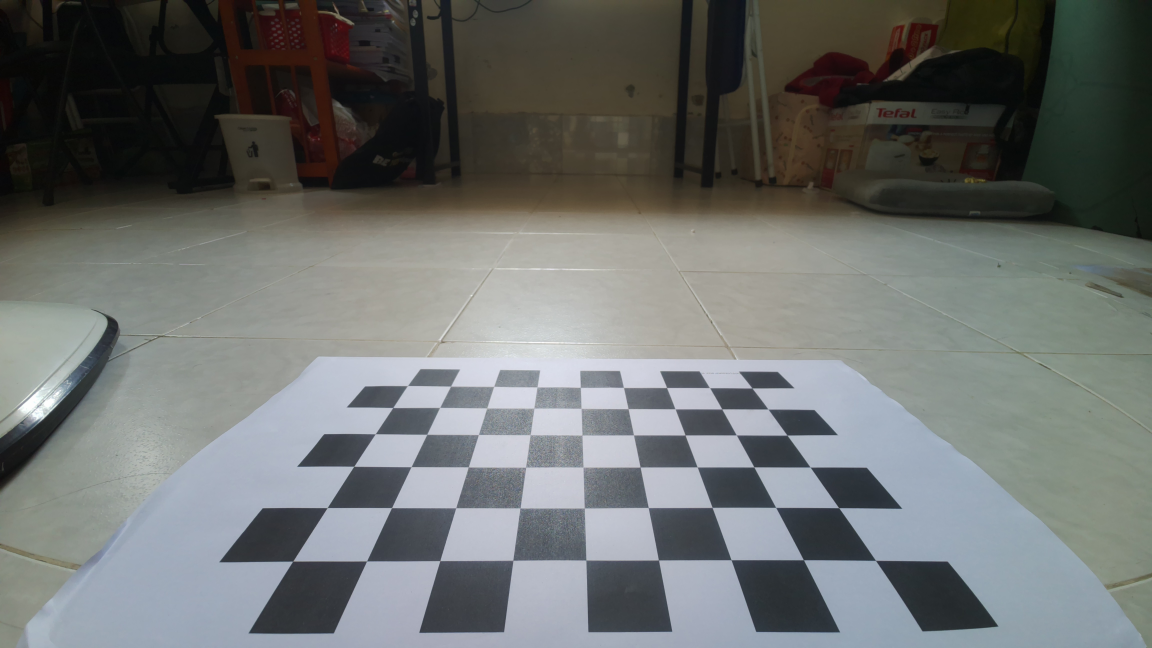
#> input picture scripts/camera_calibration/bev_ref.jpg, 4608 x 2592 px (shown at 1/4 size)
$ python pick_points.py
#> lines starting #> are read from the running program, lines starting #| are printed output that depends on the picture
### scripts/camera_calibration/calibrate.py
import cv2
import numpy as np
import glob
import os

# --- GLOBAL SETTINGS ---
# Số lượng ĐIỂM GIAO CẮT bên trong bàn cờ (Ngang, Dọc)
CHESSBOARD_CORNERS = (9, 6)

# Kích thước thực tế của 1 ô vuông (đơn vị: mét). 3cm = 0.03m
SQUARE_SIZE = 0.03

class PerceptionModule:
    def __init__(self, camera_matrix_file='camera_calib.npz'):
        self.camera_matrix = None
        self.dist_coeffs = None
        self.calib_file = camera_matrix_file

        if os.path.exists(self.calib_file):
            self.load_calibration()

    # [78 lines left out: function calibrate_camera, not called in this run]

    def load_calibration(self):
        """Tải thông số calib từ file."""
        with np.load(self.calib_file) as data:
#> (reads scripts/camera_calibration/camera_calib.npz from the repository)
#> further down, img is the input picture: shape (2592, 4608, 3); mean B, G, R 109, 110.7, 107.7
            self.camera_matrix = data['mtx']
            self.dist_coeffs = data['dist']
        print(f"[INFO] Đã tải thông số Camera Calibration từ {self.calib_file}.")

    def undistort_frame(self, frame):
        """Nắn thẳng ảnh dựa trên ma trận (Tự động thích ứng mọi độ phân giải)."""
        if self.camera_matrix is None or self.dist_coeffs is None:
            return frame

        h, w = frame.shape[:2]
#> h = 2592; w = 4608
        new_camera_mtx, roi = cv2.getOptimalNewCameraMatrix(self.camera_matrix, self.dist_coeffs, (w,h), 1, (w,h))
#> roi = (640, 77, 3845, 2448)

        # Nắn thẳng
        undistorted_img = cv2.undistort(frame, self.camera_matrix, self.dist_coeffs, None, new_camera_mtx)
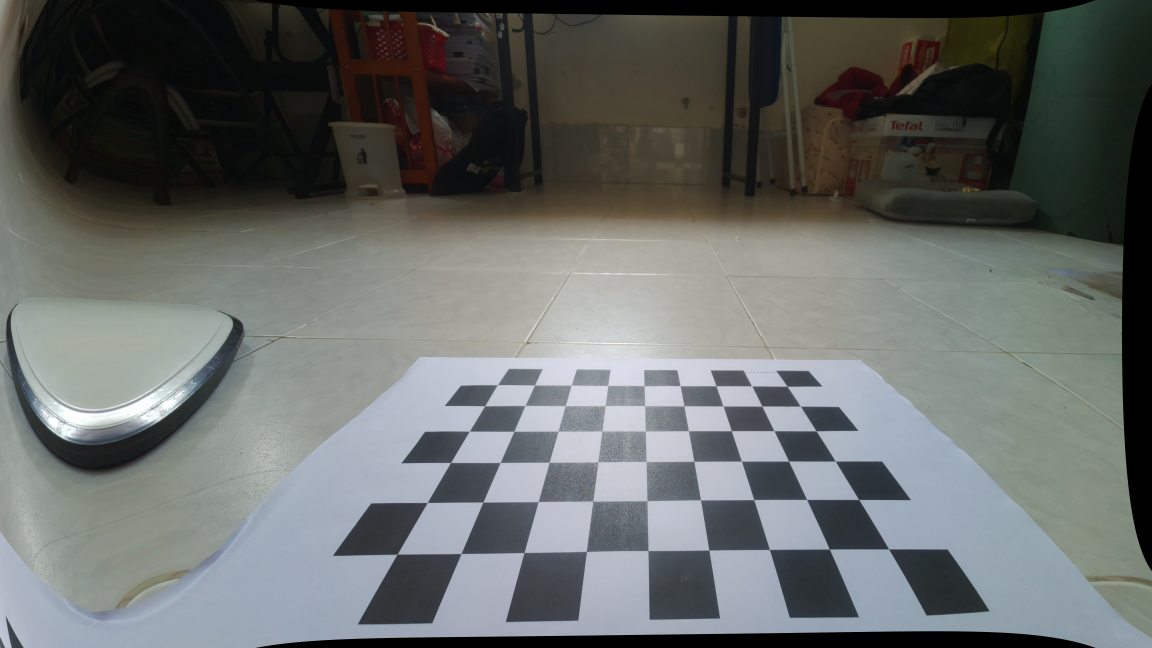
#> undistorted_img: shape (2592, 4608, 3) (shown at 1/4 size); mean B, G, R 103.3, 105.1, 102

        # Cắt bỏ phần viền đen bị kéo giãn
        x, y, crop_w, crop_h = roi
#> x = 640; y = 77; crop_w = 3845; crop_h = 2448
        undistorted_img = undistorted_img[y:y+crop_h, x:x+crop_w]
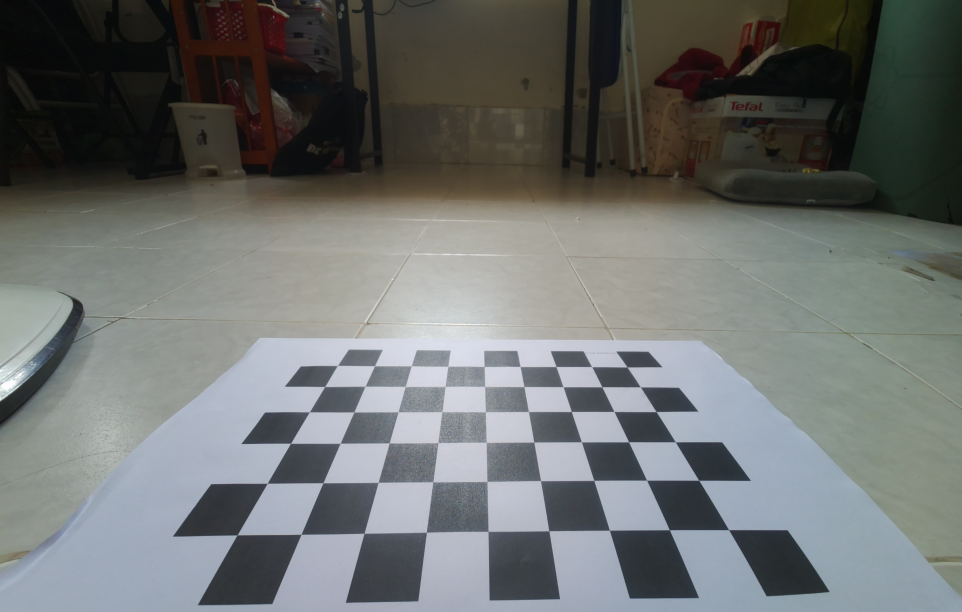
#> undistorted_img: shape (2448, 3845, 3) (shown at 1/4 size); mean B, G, R 109.8, 111.3, 108.2

        return undistorted_img

# ==========================================
# KHỐI LỆNH CHẠY THỬ NGHIỆM
# ==========================================
# [21 lines that do not run on import are left out]

### scripts/camera_calibration/pick_points.py
import cv2
import numpy as np
from calibrate import PerceptionModule

# --- CẤU HÌNH ĐỘ PHÂN GIẢI CHẠY ROS 2 THỰC TẾ ---
# RPi 5 rất mạnh, nhưng để xử lý realtime 15-20fps cho xe tự lái,
# 640x360 (tỷ lệ 16:9) là một con số "vàng".
RUN_TIME_SIZE = (640, 360)

# 1. Khởi tạo module (nó sẽ tự load file camera_calib.npz)
print("[INFO] Đang load thông số Calibration...")
vision = PerceptionModule('camera_calib.npz')

# 2. Đọc ảnh hệ quy chiếu
img = cv2.imread('bev_ref.jpg')
if img is None:
    print("[ERROR] Không tìm thấy file bev_ref.jpg. Hãy kiểm tra lại tên file!")
    exit()

# 3. Khử méo ảnh trước khi chọn điểm
print("[INFO] Đang nắn thẳng ảnh...")
img_undistorted = vision.undistort_frame(img)

# 4. Resize về kích thước chạy thực tế để lấy tọa độ cho chuẩn
img_resized = cv2.resize(img_undistorted, RUN_TIME_SIZE)
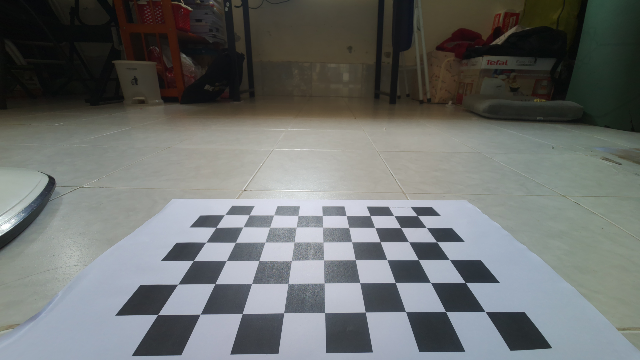
#> img_resized: shape (360, 640, 3); mean B, G, R 109.7, 111.3, 108.2

# Danh sách lưu tọa độ
points = []

def click_event(event, x, y, flags, params):
    global points
    # Bắt sự kiện click chuột trái
    if event == cv2.EVENT_LBUTTONDOWN:
        if len(points) < 4:
            points.append([x, y])

            # Vẽ 1 dấu chấm đỏ tại nơi vừa click
            cv2.circle(img_resized, (x, y), 5, (0, 0, 255), -1)
            # Viết số thứ tự điểm
            cv2.putText(img_resized, str(len(points)), (x+10, y-10), cv2.FONT_HERSHEY_SIMPLEX, 0.8, (0, 255, 0), 2)
            cv2.imshow('Interactive Picker', img_resized)

            # Nếu đã click đủ 4 điểm
            if len(points) == 4:
                # Vẽ hình thang nối 4 điểm lại
                pts_array = np.array(points, np.int32)
                cv2.polylines(img_resized, [pts_array], True, (255, 0, 0), 2)
                cv2.imshow('Interactive Picker', img_resized)

                print("\n" + "="*50)
                print("🎉 ĐÃ LẤY ĐỦ 4 TỌA ĐỘ (SOURCE POINTS) 🎉")
                print("Hãy copy y nguyên dòng code mảng numpy bên dưới gửi cho tui:")
                print(f"SRC_POINTS = np.float32({points})")
                print("="*50 + "\n")
                print("[INFO] Bấm phím bất kỳ trên cửa sổ ảnh để thoát...")

print("[INFO] Hãy click vào 4 góc của bàn cờ theo đúng thứ tự...")
cv2.imshow('Interactive Picker', img_resized)
cv2.setMouseCallback('Interactive Picker', click_event)
cv2.waitKey(0)
cv2.destroyAllWindows()
